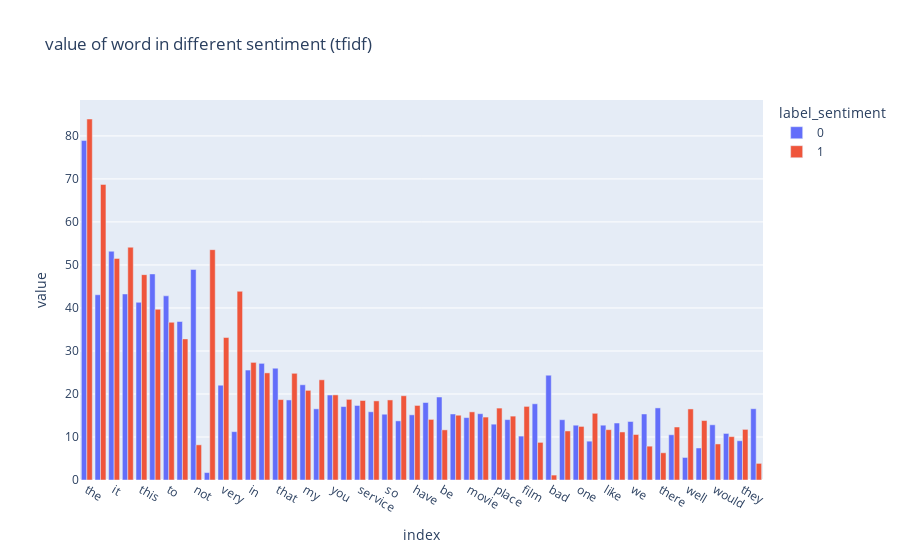

The cell this chart's notebook holds for it:
### Code cell
tfidf_gb = df_tfidf.groupby(by='label_sentiment').sum().unstack().unstack()
tfidf_gb = tfidf_gb.loc[tfidf_gb.mean(axis=1).sort_values(ascending=False).index, :]

px.bar(tfidf_gb.iloc[:50], barmode='group', title='value of word in different sentiment (tfidf)')

### Figure 1 — Plotly figure (JSON) as saved in the notebook; plotly's stock layout.template omitted (floating-point values rounded to 4 significant figures)
{"data": [{"alignmentgroup": "True", "hovertemplate": "label_sentiment=0<br>index=%{x}<br>value=%{y}<extra></extra>", "legendgroup": "0", "marker": {"color": "#636efa", "pattern": {"shape": ""}}, "name": "0", "offsetgroup": "0", "orientation": "v", "showlegend": true, "textposition": "auto", "type": "bar", "x": ["the", "and", "it", "is", "this", "was", "to", "of", "not", "great", "very", "good", "in", "for", "that", "with", "my", "phone", "you", "on", "service", "food", "so", "are", "have", "but", "be", "as", "movie", "all", "place", "had", "film", "at", "bad", "just", "one", "really", "like", "time", "we", "back", "there", "were", "well", "product", "would", "here", "they", "don"], "xaxis": "x", "y": [78.92, 43.07, 53.18, 43.25, 41.31, 47.91, 42.82, 36.85, 48.95, 1.728, 22.04, 11.24, 25.57, 27.12, 25.99, 18.61, 22.14, 16.55, 19.76, 17.07, 17.33, 15.87, 15.29, 13.75, 15.15, 18.02, 19.3, 15.35, 14.51, 15.41, 12.98, 14.04, 10.21, 17.72, 24.36, 14.02, 12.74, 9.028, 12.74, 13.25, 13.6, 15.35, 16.76, 10.52, 5.241, 7.444, 12.84, 10.83, 9.126, 16.57], "yaxis": "y"}, {"alignmentgroup": "True", "hovertemplate": "label_sentiment=1<br>index=%{x}<br>value=%{y}<extra></extra>", "legendgroup": "1", "marker": {"color": "#EF553B", "pattern": {"shape": ""}}, "name": "1", "offsetgroup": "1", "orientation": "v", "showlegend": true, "textposition": "auto", "type": "bar", "x": ["the", "and", "it", "is", "this", "was", "to", "of", "not", "great", "very", "good", "in", "for", "that", "with", "my", "phone", "you", "on", "service", "food", "so", "are", "have", "but", "be", "as", "movie", "all", "place", "had", "film", "at", "bad", "just", "one", "really", "like", "time", "we", "back", "there", "were", "well", "product", "would", "here", "they", "don"], "xaxis": "x", "y": [83.93, 68.72, 51.52, 54.12, 47.75, 39.69, 36.67, 32.81, 8.177, 53.55, 33.13, 43.87, 27.34, 24.9, 18.7, 24.81, 20.84, 23.3, 19.79, 18.75, 18.49, 18.4, 18.61, 19.59, 17.33, 14.09, 11.66, 15.06, 15.84, 14.63, 16.72, 14.85, 17.11, 8.749, 1.144, 11.4, 12.46, 15.51, 11.7, 11.17, 10.58, 7.864, 6.332, 12.32, 16.52, 13.82, 8.381, 10.08, 11.77, 3.861], "yaxis": "y"}], "layout": {"barmode": "group", "legend": {"title": {"text": "label_sentiment"}, "tracegroupgap": 0}, "title": {"text": "value of word in different sentiment (tfidf)"}, "xaxis": {"anchor": "y", "domain": [0, 1], "title": {"text": "index"}}, "yaxis": {"anchor": "x", "domain": [0, 1], "title": {"text": "value"}}}}
